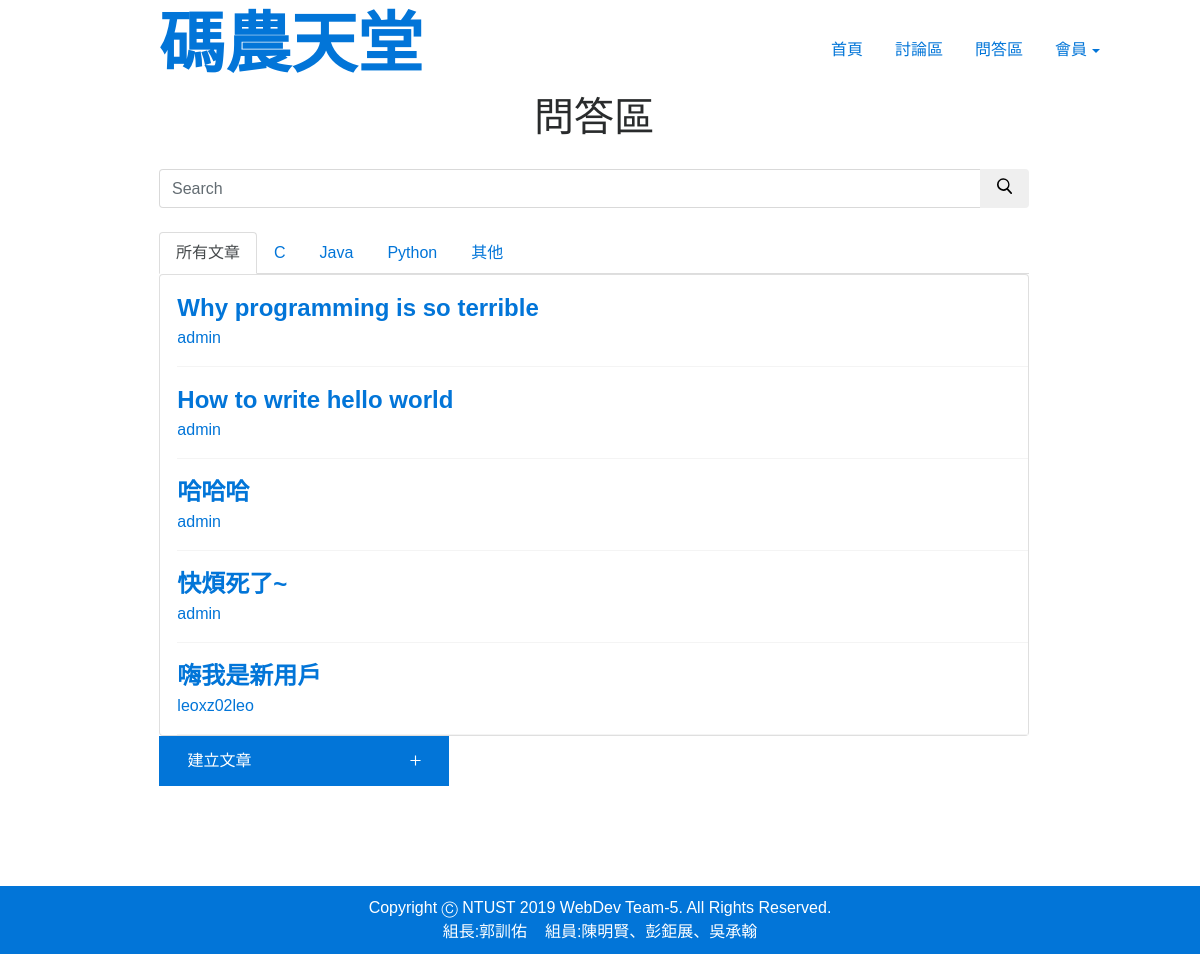
Page /QA/ on the earlier database version.
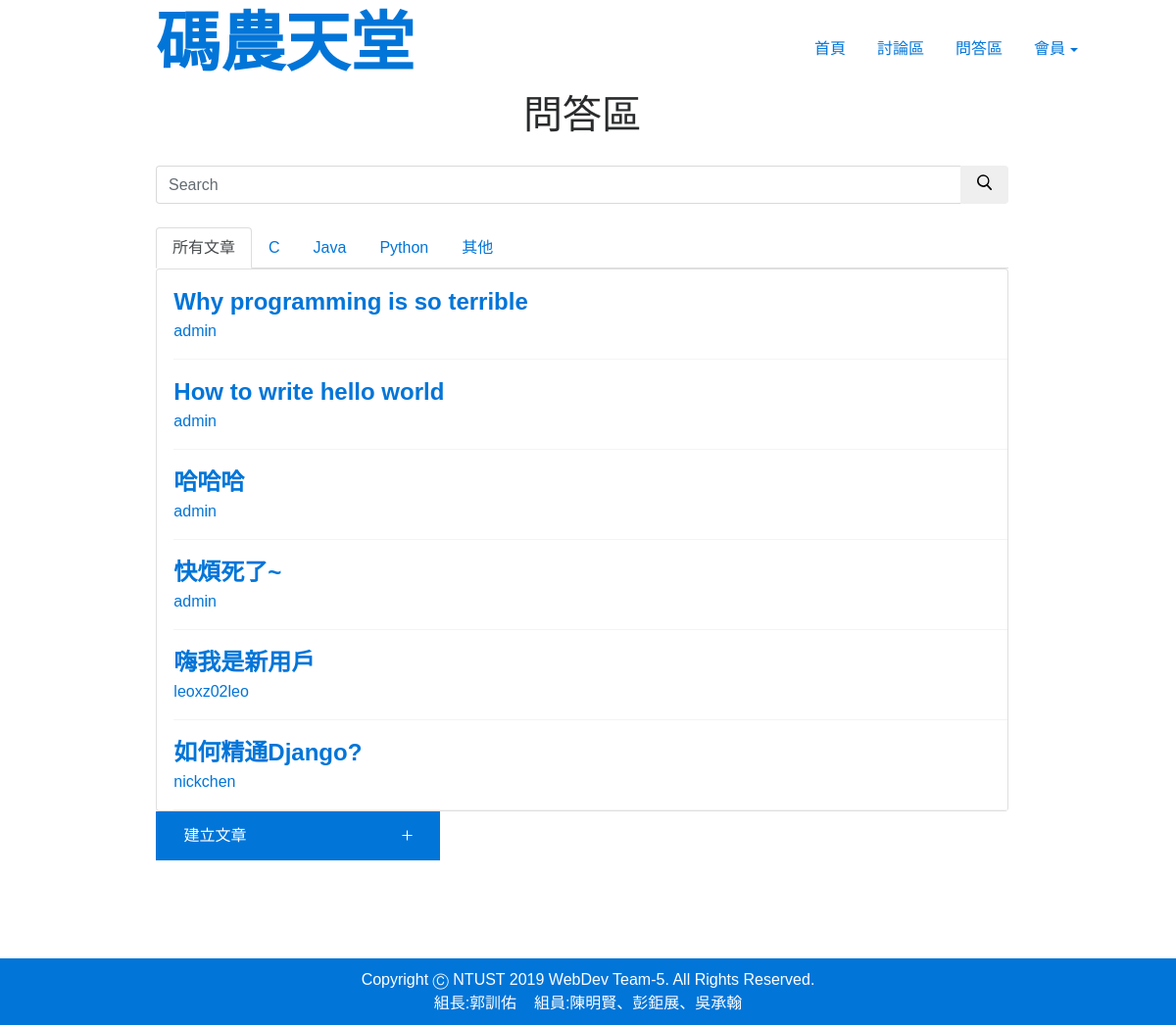
Same page on the later database version.
### QA/models.py (models this page shows, shortened)
class Question(models.Model):
    title = models.CharField(max_length=225)
    body = RichTextField()
    questionType = models.ForeignKey(QuestionType,on_delete=models.CASCADE)
    postedUser = models.ForeignKey(User,on_delete=models.CASCADE)

### QA/views.py (the view, shortened to what this page needs)
def index(request):
    datasAll = Question.objects.all()
    datasCPP = Question.objects.filter(questionType__name='C++')
    datasJava = Question.objects.filter(questionType__name='Java')
    datasPython = Question.objects.filter(questionType__name='Python')
    datasOther = Question.objects.filter(questionType__name='Other')
    query = request.GET.get('srch-term')
    context = {
        'title': 'QA',
        'datasAll': datasAll,
        'datasCPP': datasCPP,
        'datasJava': datasJava,
        'datasPython': datasPython,
        'datasOther': datasOther
    }
    return render(request, 'QA/index.html', context)

### QA/templates/QA/index.html (shortened to what this page needs)
{% extends 'main/layout.html' %}
{% block content %}
<form method="GET" class="col-md-9" id="div1">
    <h1 style="text-align: center; margin: 0 0 30px;">問答區</h1>
    <div class="input-group add-on">
        <input class="form-control" placeholder="Search" name="srch-term" id="srch-term" type="text">
        <div class="input-group-btn">
            <button class="btn btn-default" type="submit">
            </button>
        </div>
    </div>
    <br>
    <div >
        <ul class="nav nav-tabs">
            <li class="nav-item">
                <a class="nav-link active show" href="#tab1" data-toggle="tab">所有文章</a>
            </li>
            <li class="nav-item">
                <a class="nav-link" href="#tab2" data-toggle="tab">C</a>
            </li>
            <li class="nav-item">
                <a class="nav-link" href="#tab3" data-toggle="tab">Java</a>
            </li>
            <li class="nav-item">
                <a class="nav-link" href="#tab4" data-toggle="tab">Python</a>
            </li>
            <li class="nav-item">
                <a class="nav-link" href="#tab5" data-toggle="tab">其他</a>
            </li>
        </ul>
        <div class="tab-content">
            <div class="tab-pane active" id="panel-538244">
                <div class="card">
                    {% for data in datasAll%}
                        <div class="card-body">
                            <div class="list">
                                <p class="card-text">
                                    <div class="title">
                                        <a  href="/QA/detail/{{data.id}}">{{data.title}}</a>
                                    </div>
                                    <div>
                                        <a href="/users/profile/{{data.postedUser.username}}">{{data.postedUser}}</a>
                                    </div>
                                </p>
                            </div>
                        </div>
                    {% endfor %}
                </div>
            </div>
        </div>
        <button class="btn btn-primary create-post style-jvp6q3ta" type="button" style="width: 290px;height: 50px; position: relative; left: 0%"  onclick="location.href='/QA/create'">
            <div style="position: relative; left: -30%; text-align: right;display: inline-block;">建立文章</div>
        </button>
    </div>
</form>
{% endblock content %}

Differences in the rows shown:
added Question: title "如何精通Django?", postedUser "nickchen"
